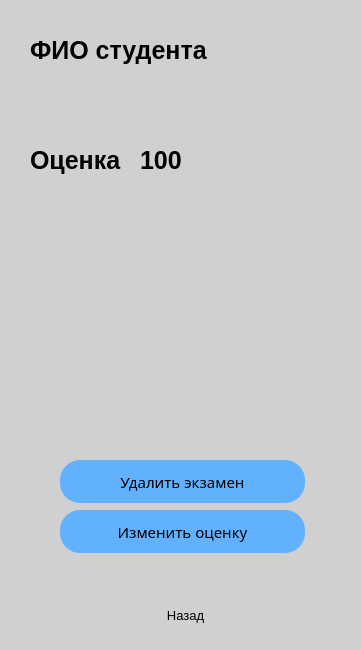
<?xml version="1.0" encoding="UTF-8"?>
<ui version="4.0">
 <class>Dialog</class>
 <widget class="QDialog" name="Dialog">
  <property name="geometry">
   <rect>
    <x>0</x>
    <y>0</y>
    <width>361</width>
    <height>650</height>
   </rect>
  </property>
  <property name="windowTitle">
   <string>Dialog</string>
  </property>
  <property name="styleSheet">
   <string notr="true">background: #D0D0D0;</string>
  </property>
  <widget class="QLabel" name="exam_label">
   <property name="geometry">
    <rect>
     <x>30</x>
     <y>20</y>
     <width>301</width>
     <height>61</height>
    </rect>
   </property>
   <property name="styleSheet">
    <string notr="true">font-family: 'Montserrat';
font-style: normal;
font-weight: 700;
font-size: 25px;
line-height: 122px;
color: #000;</string>
   </property>
   <property name="text">
    <string>ФИО студента</string>
   </property>
  </widget>
  <widget class="QPushButton" name="go_to_main_btn">
   <property name="enabled">
    <bool>true</bool>
   </property>
   <property name="geometry">
    <rect>
     <x>70</x>
     <y>600</y>
     <width>231</width>
     <height>31</height>
    </rect>
   </property>
   <property name="cursor">
    <cursorShape>PointingHandCursor</cursorShape>
   </property>
   <property name="styleSheet">
    <string notr="true">QPushButton {
font-family: 'Montserrat';
font-style: normal;
font-weight: 400;
font-size: 13px;
line-height: 16px;
color: #000;
border: none;
text-align:center;
}
QPushButton:hover {
color:#fff
}</string>
   </property>
   <property name="text">
    <string>Назад</string>
   </property>
  </widget>
  <widget class="QLabel" name="mark_label">
   <property name="geometry">
    <rect>
     <x>30</x>
     <y>130</y>
     <width>101</width>
     <height>61</height>
    </rect>
   </property>
   <property name="styleSheet">
    <string notr="true">font-family: 'Montserrat';
font-style: normal;
font-weight: 500;
font-size: 25px;
line-height: 122px;
color: #000;</string>
   </property>
   <property name="text">
    <string>Оценка</string>
   </property>
  </widget>
  <widget class="QLabel" name="mark_field">
   <property name="geometry">
    <rect>
     <x>140</x>
     <y>130</y>
     <width>201</width>
     <height>61</height>
    </rect>
   </property>
   <property name="styleSheet">
    <string notr="true">font-family: 'Montserrat';
font-style: normal;
font-weight: 700;
font-size: 25px;
color: #000;</string>
   </property>
   <property name="text">
    <string>100</string>
   </property>
  </widget>
  <widget class="QPushButton" name="delete_exam_btn">
   <property name="geometry">
    <rect>
     <x>60</x>
     <y>460</y>
     <width>245</width>
     <height>43</height>
    </rect>
   </property>
   <property name="font">
    <font>
     <family>Montserrat</family>
     <pointsize>-1</pointsize>
     <weight>50</weight>
     <italic>false</italic>
     <bold>false</bold>
    </font>
   </property>
   <property name="cursor">
    <cursorShape>PointingHandCursor</cursorShape>
   </property>
   <property name="styleSheet">
    <string notr="true">QPushButton{
	 background-color: #62B1FF;
	border-radius: 20%;
	font-family: 'Montserrat';
	font-style: normal;
	font-weight: 400;
	font-size: 15px;
	color: #000000;
}
QPushButton:hover{
   background-color:#7DBFFF;
}



</string>
   </property>
   <property name="text">
    <string>Удалить экзамен</string>
   </property>
  </widget>
  <widget class="QPushButton" name="change_mark_btn">
   <property name="geometry">
    <rect>
     <x>60</x>
     <y>510</y>
     <width>245</width>
     <height>43</height>
    </rect>
   </property>
   <property name="font">
    <font>
     <family>Montserrat</family>
     <pointsize>-1</pointsize>
     <weight>50</weight>
     <italic>false</italic>
     <bold>false</bold>
    </font>
   </property>
   <property name="cursor">
    <cursorShape>PointingHandCursor</cursorShape>
   </property>
   <property name="styleSheet">
    <string notr="true">QPushButton{
	 background-color: #62B1FF;
	border-radius: 20%;
	font-family: 'Montserrat';
	font-style: normal;
	font-weight: 400;
	font-size: 15px;
	color: #000000;
}
QPushButton:hover{
   background-color:#7DBFFF;
}



</string>
   </property>
   <property name="text">
    <string>Изменить оценку</string>
   </property>
  </widget>
 </widget>
 <resources/>
 <connections/>
</ui>
